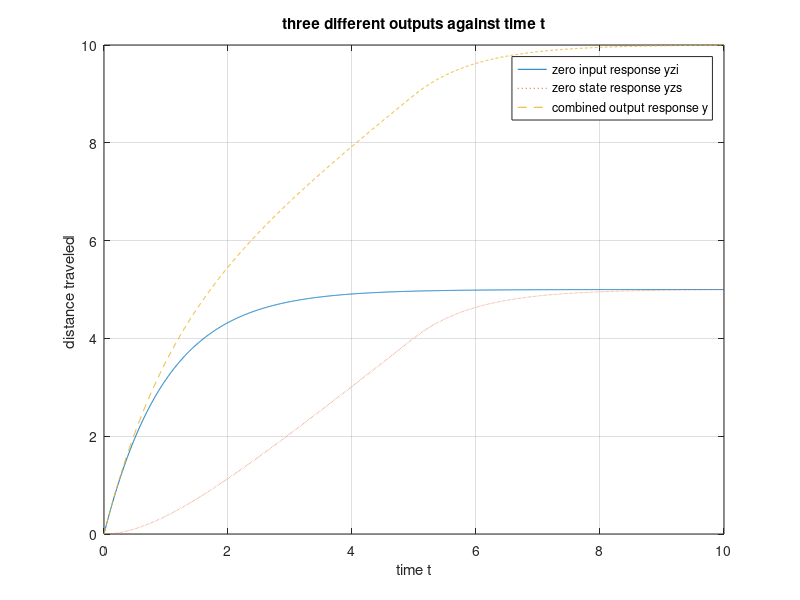
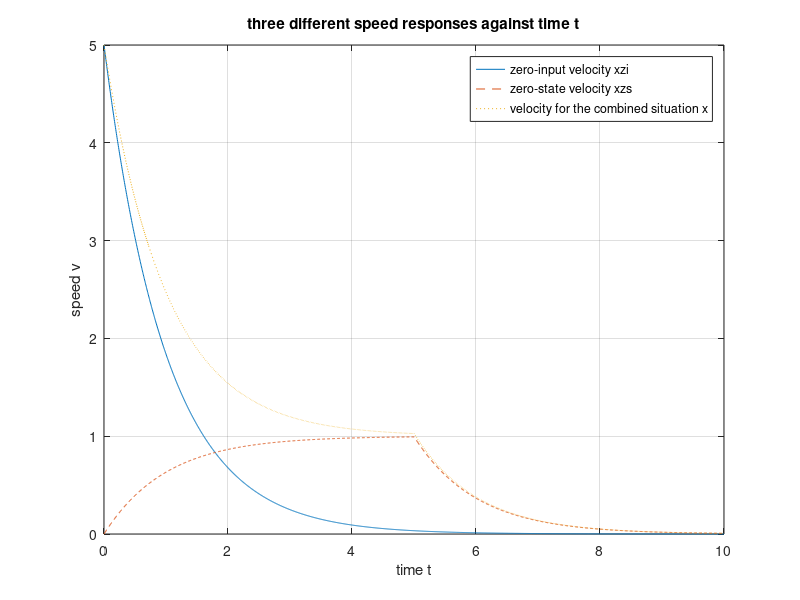

MATLAB code for these plots, in order:
% Chenyang(Tom)Wang,10/10/2017
% simulation of PS6 Part 3
clear all, clf
% Form the state vector x in the order of displacement z and velocity v 
% and find a set of state and output equations in the standard form.
% Let M = B = 1 and D = 10.
M = 1; B = 1; D = 10;
% Create Matlab script lines for defining the matrices, a, b, c, and d, 
% in your state-space model and then for defining your system sys.
a = [0,1;0,-B/M];
b = [0;1/M];
c = [1,0];
d = [0];
sys = ss(a,b,c,d);
% Create Matlab script lines for generating the time vector t.
tmax = D; T = 5; N = 2000; F = 1;
dt = tmax/N; M = T/dt;
t = [0:dt:tmax];
% Create Matlab script lines for defining the initial state x0 and 
% the input vector u.
x0 = [0;5];
u = [zeros(1,N+1)];
x0_1 = [0;0];
u_1 = F*[ones(1,M+1) zeros(1,N-M)];
% Compute the state, x(t), and the output, y(t), over the time interval 
% between t = 0 and tmax = 10.
[y_zi,t,x_zi] = lsim(sys,u,t,x0);
[y_zs,t,x_zs] = lsim(sys,u_1,t,x0_1);
[y,t,x] = lsim(sys,u_1,t,x0);
% Create a first figure, which shows the zero-input output response yzi(t) 
% against time t. Graphical ranges:distance 0 <= z <= 10;time 0 <= t <= 10.
dis_min = 0; dis_max = 10;
figure(1)
plot(t,y_zi);
hold on 
% Add the graph of the zero-input output response yzs(t) against time t 
% on the first figure   
plot(t,y_zs,':');
hold on
% Add the graph of the output response y(t) against time t 
% on the first figure.
plot(t,y,'--');
hold off
xlabel('time t')
ylabel('distance traveled ')
title('three different outputs against time t')
legend('zero input response yzi','zero state response yzs',...
    'combined output response y');
grid
axis([0,tmax,dis_min,dis_max]);
% Create script lines for a second figure, which shows 
% three speed responses: the zero-input velocity x_zi(t), 
% the zero-state velocity x_zs(t), the velocity for 
% the combined situation x(t), all against time t. 
figure(2)
plot(t,x_zi(:,2),t,x_zs(:,2),'--',t,x(:,2),':');
xlabel('time t')
ylabel('speed v')
title('three different speed responses against time t')
legend('zero-input velocity xzi','zero-state velocity xzs',...
    'velocity for the combined situation x');
grid
axis([0,tmax,dis_min,5]);

   